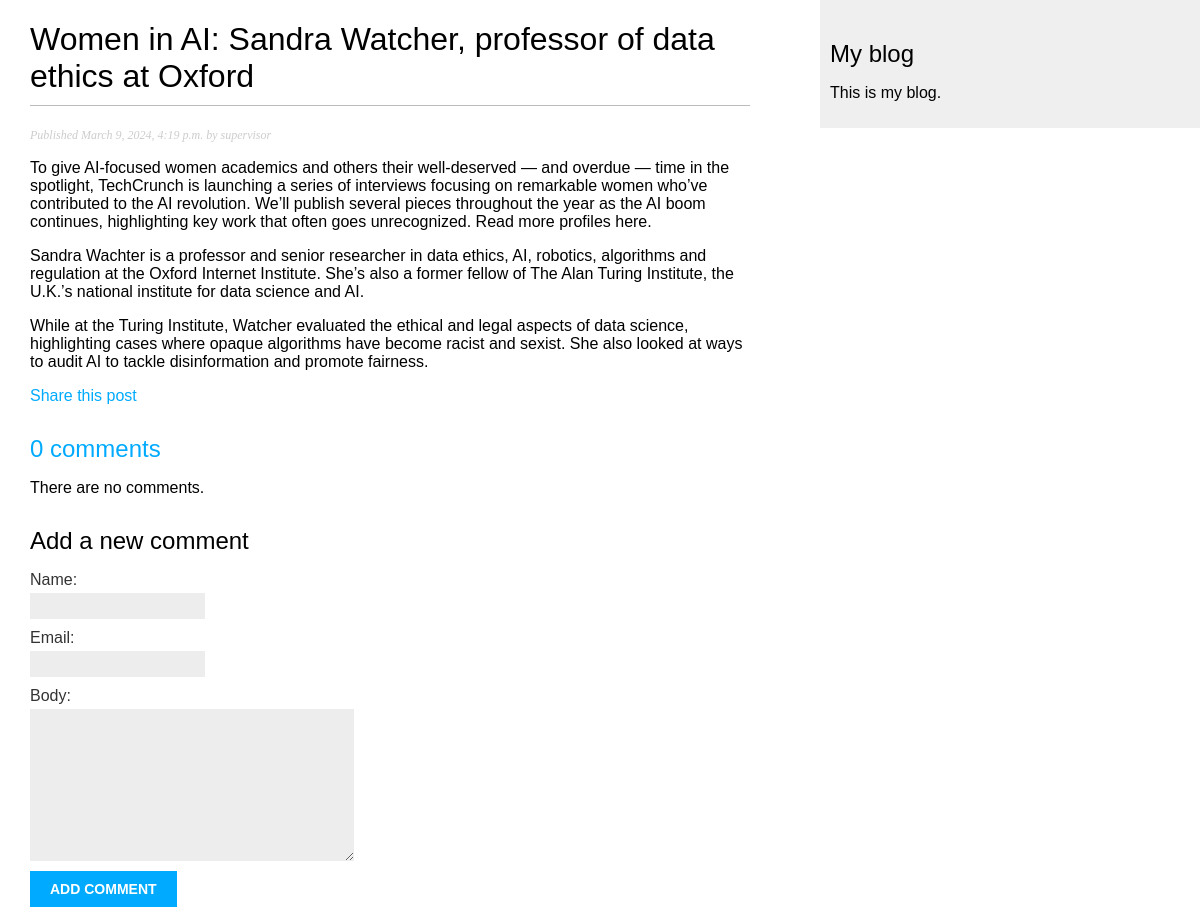
/2024/3/9/women-in-ai-sandra-watcher-professor-of-data-ethics-at-oxford, run on the app's committed database.
### blog/models.py (models this page shows, shortened)
class Post(models.Model):
    class Status(models.TextChoices):
       DRAFT = 'DF', 'Draft'
       PUBLISHED = 'PB', 'Published'
    title = models.CharField(max_length=250)
    slug = models.SlugField(max_length=250,
                            unique_for_date='publish')
    author = models.ForeignKey(User,
                               on_delete=models.CASCADE,
                               related_name='blog_posts')
    body = models.TextField()
    publish = models.DateTimeField(default=timezone.now)
    created = models.DateTimeField(auto_now_add=True)
    updated = models.DateTimeField(auto_now=True)
    status = models.CharField(max_length=2,
                              choices=Status.choices,
                              default=Status.DRAFT)
    objects = models.Manager()
    published = PublishedManager()
    tags = TaggableManager()
    class Meta:
        ordering = ['-publish']
        indexes = [
            models.Index(fields=['-publish']),
            ]

### blog/views.py (the view)
# urls.py: path('<int:year>/<int:month>/<int:day>/<slug:post>', views.post_detail,
def post_detail(request, year, month, day, post):
    post = get_object_or_404(Post,
                             status=Post.Status.PUBLISHED,
                             slug=post,
                             publish__year=year,
                             publish__month=month,
                             publish__day=day)
    comments = post.comments.filter(active=True)
    form = CommentForm()
    return render(request,
                  'blog/post/detail.html',
                  {'post':post,
                   'comments':comments,
                   'form':form})

### blog/forms.py
class CommentForm(forms.ModelForm):
    class Meta:
        model = Comment
        fields = ['name', 'email', 'body']

### blog/templates/blog/post/detail.html (shortened to what this page needs)
{% extends "blog/base.html" %}
{% load static %}
{% block content %}
 <h1>
    {{ post.title }}
</h1>
 <p class="date">
    Published {{ post.publish }} by {{ post.author }}
 </p>
 {{ post.body|linebreaks }}
 <p>
   <a href="{% url "blog:post_share" post.id %}">
   Share this post
   </a>
   </p>
   {% with comments.count as total_comments %}
   <h2>
      <a href={% url "blog:post_comment" post.id %}>
   {{ total_comments }} comment{{ total_comments|pluralize }}
   </h2>
   {% endwith %}
   {% for comment in comments %}
   <div class="comment">
      <p class="info">
         Comment {{ forloop.counter }} by {{ comment.name }}
         {{ comment.created }}
         </p>
         {{ comment.body|linebreaks }}
   </div>
   {% empty %}
   <p>There are no comments.</p>
   {% endfor %}
   {% include "blog/post/includes/comment_form.html" %}
{% endblock %}

### blog/static/css/blog.css (style rules this page uses)
body { margin:0; padding:0; font-family:helvetica, sans-serif; }
a { color:#00abff; text-decoration:none; }
h1 { font-weight:normal; border-bottom:1px solid #bbb; padding:0 0 10px 0; }
h2 { font-weight:normal; margin:30px 0 0; }
p.date { color:#ccc; font-family: georgia, serif; font-size: 12px; font-style: italic; }
label { float:left; clear:both; color:#333; margin-bottom:4px; }
input, textarea { clear:both; float:left; margin:0 0 10px; background:#ededed; border:0; padding:6px 10px; font-size:12px; }

### data on the page
Post: title "Women in AI: Sandra Watcher, professor of data ethics at Oxford", publish "March 9, 2024, 4:19 p.m.", author "supervisor", body "To give AI-focused women academics and others their well-deserved — and overdue — time in the spotlight, TechCrunch is launching a series of interviews focusing on remarkable women who’ve contributed to the AI revolution. We’ll publish several pieces throughout the year as the AI boom continues, highlighting key work that often goes unrecognized. Read more profiles here. Sandra Wachter is a professor and senior researcher in data ethics, AI, robotics, algorithms and regulation at the Oxford Internet Institute. She’s also a former fellow of The Alan Turing Institute, the U.K.’s national institute for data science and AI. While at the Turing Institute, Watcher evaluated the ethical and legal…"

### other printed values
{{ total_comments }} "0"
